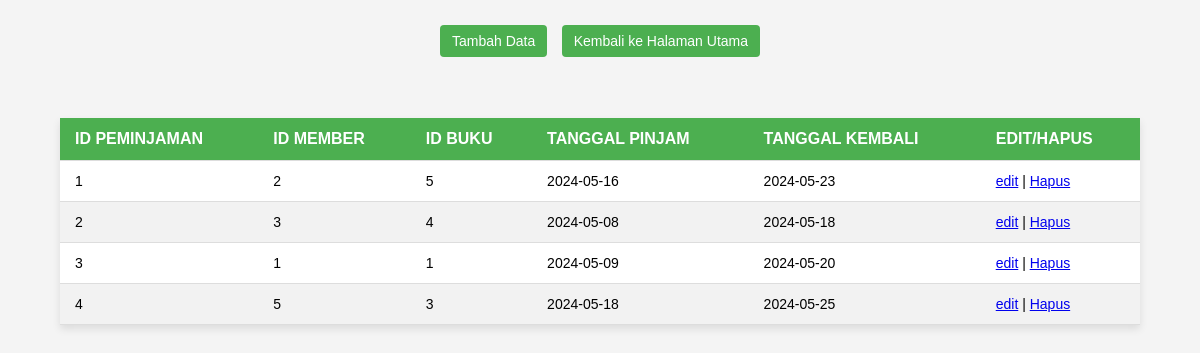
The app's page /Peminjaman.php with its own data.
### tables this page shows
CREATE TABLE `peminjaman` (
  `id_peminjaman` int(11) NOT NULL,
  `id_member` int(11) NOT NULL,
  `id_buku` int(11) NOT NULL,
  `tgl_pinjam` date NOT NULL,
  `tgl_kembali` date NOT NULL
);

### Koneksi.php (called while the page is built)
<?php
function Koneksi(){
    try {
        $pdo_conn = new PDO('mysql:host=localhost;dbname=perpustakaan','root', '',
            array(PDO::ATTR_ERRMODE, PDO::ERRMODE_EXCEPTION, PDO::ATTR_PERSISTENT => true)
        );
    } catch (PDOException $e) {
        print "Koneksi atau query sedang bermasalah: " . $e->getMessage() . "<br/>";
        die();
    }
    return $pdo_conn;
}
?>

### Model.php (the view, shortened to what this page needs)
<?php
require("./Koneksi.php");
function GetAllData($tabel){
    $sql = "SELECT * FROM $tabel";
    $statement = Koneksi()->query($sql);
    $alldata = $statement->fetchAll(PDO::FETCH_ASSOC);
    if (!empty($alldata)){
        if ($tabel == "member"){
            foreach ($alldata as $value){
                echo "<tr>";
                echo "<td>" . $value['id_member'] . "</td>";
                echo "<td>" . $value['nama_member'] . "</td>";
                echo "<td>" . $value['nomor_member'] . "</td>";
                echo "<td>" . $value['alamat'] . "</td>";
                echo "<td>" . $value["tgl_mendaftar"] . "</td>";
                echo "<td>" . $value["tgl_terakhir_bayar"] . "</td>";
                echo "<td>";
                echo "<a href='FormMember.php?id_member=" . $value['id_member'] . "'>edit</a>";
                echo " | ";
                echo "<a href='Member.php?id_member=" . $value['id_member'] . "' onclick=\"return confirm('Yakin Hapus?')\">Hapus</a>";
                echo "</td>";
                echo "</tr>";
            }
        }
        elseif($tabel == "peminjaman"){
            foreach ($alldata as $value){
                echo "<tr>";
                echo "<td>" . $value['id_peminjaman'] . "</td>";
                echo "<td>" . $value['id_member'] . "</td>";
                echo "<td>" . $value['id_buku'] . "</td>";
                echo "<td>" . $value["tgl_pinjam"] . "</td>";
                echo "<td>" . $value["tgl_kembali"] . "</td>";
                echo "<td>";
                echo "<a href='FormPeminjaman.php?id_peminjaman=" . $value['id_peminjaman'] . "'>edit</a>";
                echo " | ";
                echo "<a href='Peminjaman.php?id_peminjaman=" . $value['id_peminjaman'] . "' onclick=\"return confirm('Yakin Hapus?')\">Hapus</a>";
                echo "</td>";
                echo "</tr>";
            }
        }
    }
}
?>

### Peminjaman.php (style rules this page uses)
body { font-family: Arial, sans-serif; background-color: #f4f4f4; margin: 0; padding: 0; }
th, td { padding: 12px 15px; text-align: left; border-bottom: 1px solid #ddd; }
td { font-size: 14px; }
tr:nth-child(even) { background-color: #f2f2f2; }

### records on screen
peminjaman: id_peminjaman "1", id_member "2", id_buku "5", tgl_pinjam "2024-05-16", tgl_kembali "2024-05-23"
peminjaman: id_peminjaman "2", id_member "3", id_buku "4", tgl_pinjam "2024-05-08", tgl_kembali "2024-05-18"
peminjaman: id_peminjaman "3", id_member "1", id_buku "1", tgl_pinjam "2024-05-09", tgl_kembali "2024-05-20"
peminjaman: id_peminjaman "4", id_member "5", id_buku "3", tgl_pinjam "2024-05-18", tgl_kembali "2024-05-25"
